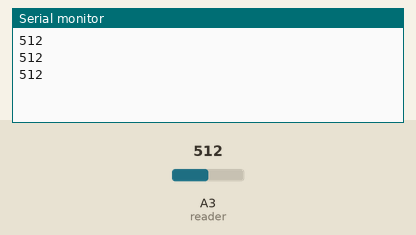
Recording of a sketch running on a simulated Arduino Uno, built with avr-gcc and run on an emulated ATmega328P. Shown: the last lines printed to the serial monitor. The test bench sets the inputs (shaded band); at power-on: A3 (reader) = 512.

Above: at 1.3 s.
1.4 s: A3 (reader) set to 716
At 1.9 s:
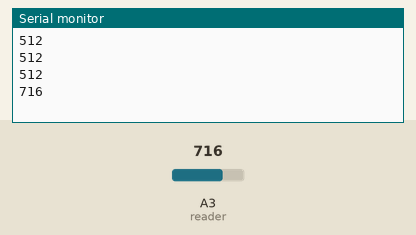
2.9 s: A3 (reader) set to 900
At 3.4 s:
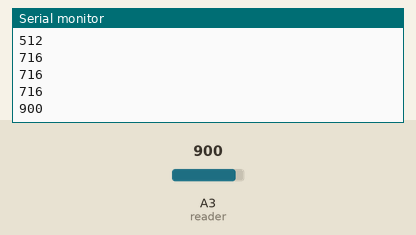
Timing chart, 0 to 5.9 s (numbered marks = the images above; inputs shaded):
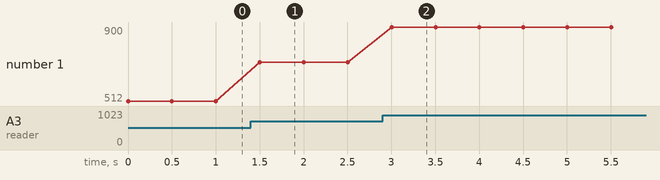

Measured:
- after the input at 1.4 s, the serial monitor: prints a new line after 0.10 s (image 1)
- after the input at 2.9 s, the serial monitor: prints a new line after 0.10 s (image 2)
- plotted number 1: 512 → 716 after the input at 1.4 s, 716 → 900 after the input at 2.9 s

The sketch:

test_sensor_3.ino
```cpp
int reader = A3;

void setup() {
  pinMode(reader,INPUT);
  Serial.begin(9600);
}

void loop() {
   Serial.println(analogRead(reader));
   delay(500);
}
```
